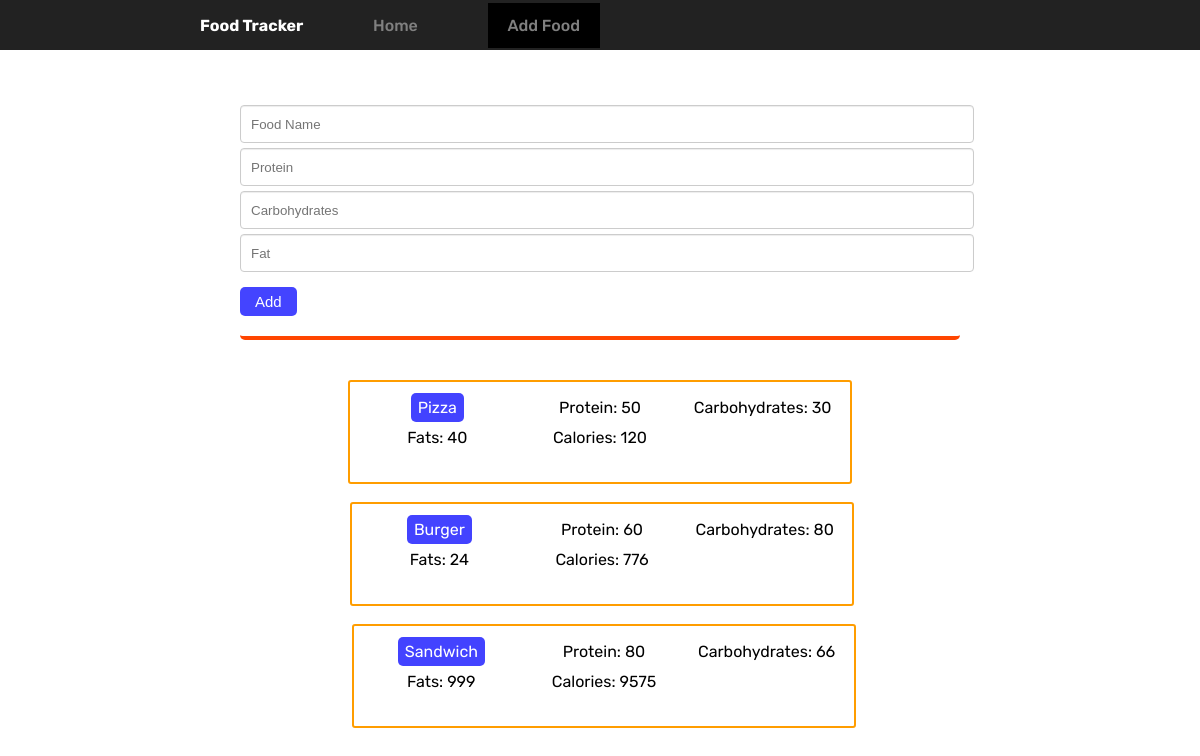
Screenshot of /addfood with the database file from the repository.
### tables this page shows
CREATE TABLE food (
    food_id INTEGER NOT NULL PRIMARY KEY AUTOINCREMENT,
    food_name TEXT NOT NULL,
    protein INTEGER NOT NULL,
    carbohydrates INTEGER NOT NULL,
    fats INTEGER NOT NULL,
    calories INTEGER NOT NULL
);

### app.py (the view, shortened to what this page needs)
@app.route('/addfood', methods=['GET', 'POST'])
def add_item():
    db = get_db()
    results = db.execute('SELECT * FROM food')
    return render_template('add_item.html', results=results, classname1='active')

### app.py (called while the page is built)
@app.teardown_appcontext
def close_connection(exception):
    if hasattr(g, 'sqlite_db'):
        g.sqlite_db.close()

### database.py (called while the page is built)
def connect_db():
    db = sqlite3.connect(DATABASE)
    db.row_factory = sqlite3.Row
    return db

def get_db():
    if not hasattr(g, 'sqlite_db'):
        g.sqlite_db = connect_db()
    return g.sqlite_db

### templates/add_item.html (shortened to what this page needs)
<!DOCTYPE html>
<html>
  <head>
    <link rel="stylesheet" href="{{ url_for('static', filename='css/add_item.css') }}" />
  </head>
  <body>
    {% include 'header.html' %}
    <main>
      <div class="forms">
        <form action="" method="POST">
          <input type="text" name="food_name" placeholder="Food Name" />
          <input type="number" name="protein" placeholder="Protein" />
          <input type="number" name="carbohydrates" placeholder="Carbohydrates" />
          <input type="number" name="fats" placeholder="Fat" />
          <input class="date-submit-btn" type="submit" value="Add" />
        </form>
      </div>
        {% for el in results %}
        <div class="tab">
          <div class="elements">
            <div class="tab-el-name">
              <p>{{ el.food_name }}</p>
            </div>
            <div class="tab-el">
              <p>Protein: <span class="badge">{{ el.protein }}</span></p>
            </div>
            <div class="tab-el">
              <p>Carbohydrates: <span class="badge">{{ el.carbohydrates }}</span></p>
            </div>
            <div class="tab-el">
              <p>Fats: <span class="badge">{{ el.fats }}</span></p>
            </div>
            <div class="tab-el">
              <p>Calories: <span class="badge">{{ el.calories }}</span></p>
            </div>
          </div>
          {% endfor %}
          </div>
    </main>
  </body>
</html>

### static/css/add_item.css (style rules this page uses)
body { margin: 0px; font-family: "Raleway", sans-serif; font-family: "Rubik", sans-serif; }
input[type="text"] { margin-top: 5px; width: 100%; height: 34px; border-radius: 4px; border: none; padding-left: 10px; background-color: rgb(255, 255, 255); box-shadow: rgba(0, 0, 0, 0.075) 0px 1px 1px inset; color: rgb(85, 85, 85); border-width: 1px; border-style: solid; border-color: rgb(204, 204, 204); border-image: initial; border-radius: 4px; }
input[type="number"] { margin-top: 5px; width: 100%; height: 34px; border-radius: 4px; border: none; padding-left: 10px; background-color: rgb(255, 255, 255); box-shadow: rgba(0, 0, 0, 0.075) 0px 1px 1px inset; color: rgb(85, 85, 85); border-width: 1px; border-style: solid; border-color: rgb(204, 204, 204); border-image: initial; border-radius: 4px; }
main { display: flex; justify-content: center; flex-direction: column; align-items: center; }
.forms { margin-top: 50px; width: 60vw; border-bottom: 4px solid orangered; border-radius: 5px; padding-bottom: 20px; }
input[type="submit"] { margin-top: 15px; color: white; border: None; padding: 6px 15px; background-color: rgba(0, 0, 255, 0.735); border-radius: 5px; font-size: 15px; }
.tab { margin-top: 40px; margin-bottom: 10px; width: 500px; height: 100px; border: 2px solid rgb(255, 157, 0); border-radius: 3px; }
.tab-el > p { margin: 0px; padding: 0px; }
.elements { padding: 10px 6px; display: grid; align-items: center; justify-content: center; grid-template-columns: repeat(3, 1fr); grid-template-rows: repeat(2, 30px); }
.tab-el-name { margin: 0px; padding: 5px 7px; color: white; align-self: center; justify-self: center; background-color: rgba(0, 0, 255, 0.738); border-radius: 5px; }
.tab-el-name > p { margin: 0px; }
.tab-el { display: flex; justify-content: center; padding: 4px 4px; }
.date-submit-btn { margin-top: 15px; color: white; border: None; padding: 6px 15px; background-color: rgba(0, 0, 255, 0.735); border-radius: 5px; font-size: 15px; }

### rows the page displays
food: food_name "Pizza", protein "50", carbohydrates "30", fats "40", calories "120"
food: food_name "Burger", protein "60", carbohydrates "80", fats "24", calories "776"
food: food_name "Sandwich", protein "80", carbohydrates "66", fats "999", calories "9575"
